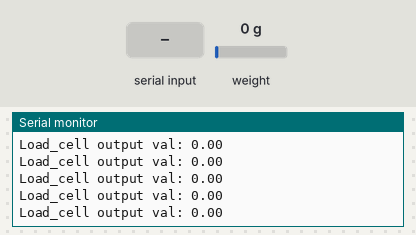
Bench run of a sketch on a simulated ESP8266 (NodeMCU). Shown: the last lines printed to the serial monitor. Inputs (shaded band) come from the test bench; at power-on: weight on the scale 0 g. WiFi joins after 1.5 s; servers stay silent unless stated.

Above: at 5.4 s.
5.5 s: "t" received over Serial
7.0 s: weight on the scale set to 100 g
At 7.05 s:
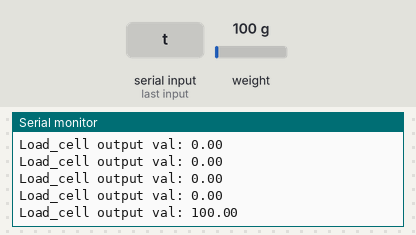
8.5 s: weight on the scale set to 1250 g
At 8.56 s:
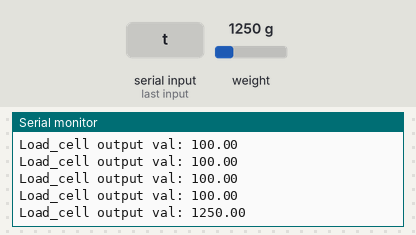
Timing chart, 0 to 11.5 s (numbered marks = the images above; inputs shaded):
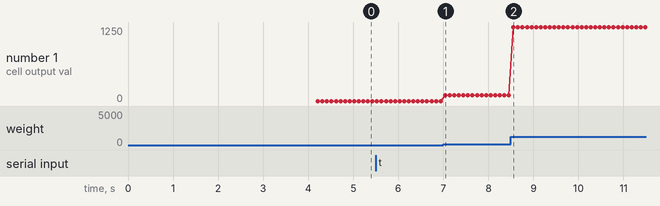

The sketch:

Fix_calibration_value.ino
```cpp
#include <HX711_ADC.h>
#include <BlynkSimpleEsp8266.h>

const int HX711_dout = 4;
const int HX711_sck = 5;
HX711_ADC LoadCell(HX711_dout, HX711_sck);

const int calVal_eepromAdress = 0;
unsigned long t = 0;

#define BLYNK_TEMPLATE_ID "TMPL6lj7rNd6S"
#define BLYNK_TEMPLATE_NAME "Blinking Light"
#define BLYNK_AUTH_TOKEN "Ku47YV9TxJ0faDkYShdTWhCSKmrnllnd"

char auth[] = BLYNK_AUTH_TOKEN;
char ssid[] = "No more wifi";
char pass[] = "22044421";

void setup() {
  Serial.begin(57600);
  delay(10);
  Serial.println();
  Serial.println("Starting...");

  Blynk.begin(auth, ssid, pass);

  LoadCell.begin();
  float calibrationValue = 381.87;
  unsigned long stabilizingtime = 2000;
  boolean _tare = true;
  LoadCell.start(stabilizingtime, _tare);

  if (LoadCell.getTareTimeoutFlag()) {
    Serial.println("Timeout, check MCU>HX711 wiring and pin designations");
    while (1);
  }
  else {
    LoadCell.setCalFactor(calibrationValue);
    Serial.println("Startup is complete");
  }
}

void loop() {
  Blynk.run();

  static boolean newDataReady = 0;
  const int serialPrintInterval = 0;

  if (LoadCell.update()) newDataReady = true;

  if (newDataReady) {
    if (millis() > t + serialPrintInterval) {
      float i = LoadCell.getData();
      Serial.print("Load_cell output val: ");
      Serial.println(i);
      Blynk.virtualWrite(V0, i); // Assuming V1 is the virtual pin in your Blynk app
      newDataReady = 0;
      t = millis();
    }
  }

  if (Serial.available() > 0) {
    char inByte = Serial.read();
    if (inByte == 't') LoadCell.tareNoDelay();
  }

  if (LoadCell.getTareStatus() == true) {
    Serial.println("Tare complete");
  }
}
```

Measured:
- after the input at 7.0 s, the serial monitor: prints a new line at once (image 1)
- after the input at 8.5 s, the serial monitor: prints a new line after 0.06 s (image 2)
- plotted number 1: 0 → 100 after the input at 7.0 s, 100 → 1250 after the input at 8.5 s
